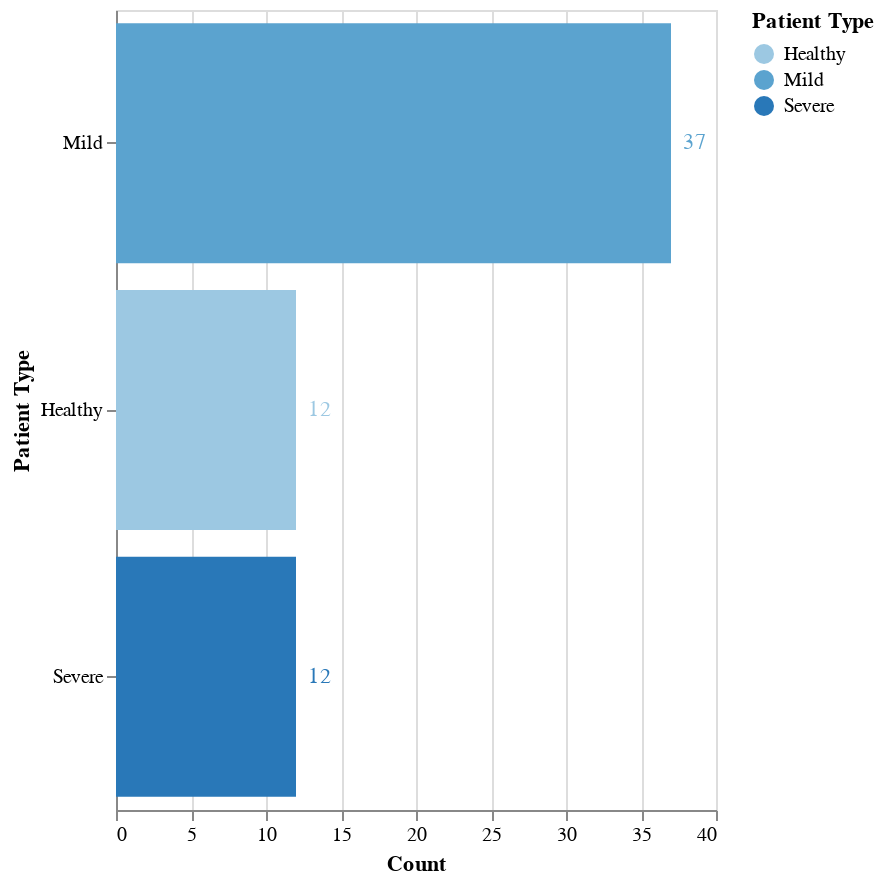

Notebook code for this chart:
### Markdown cell above
# Altair
Intento generar distintos tipos de visualización para presentar la mejor versión final del proyecto.

### Code cell
# visualize the distribution of patients types using altair
patient_types = data['patient_type'].value_counts().reset_index()
patient_types.columns = ['Patient Type', 'Count']
bars = alt.Chart(patient_types).mark_bar().encode(
    x='Count',
    y=alt.Y('Patient Type', sort='-x'),
    color='Patient Type'
)
text = bars.mark_text(
    align='left',
    baseline='middle',
    dx=6
).encode(
    text='Count'
)
chart = (bars + text).properties(height=400)
chart.show()

### Figure 1 — Vega-Lite specification as saved in the notebook (floating-point values rounded to 4 significant figures)
{"config": {"view": {"continuousWidth": 300, "continuousHeight": 300}}, "layer": [{"mark": {"type": "bar"}, "encoding": {"color": {"field": "Patient Type", "sort": ["Healthy", "Mild", "Severe"], "type": "ordinal"}, "x": {"field": "Count", "type": "quantitative"}, "y": {"field": "Patient Type", "sort": "-x", "type": "ordinal"}}}, {"mark": {"type": "text", "align": "left", "baseline": "middle", "dx": 6}, "encoding": {"color": {"field": "Patient Type", "sort": ["Healthy", "Mild", "Severe"], "type": "ordinal"}, "text": {"field": "Count", "type": "quantitative"}, "x": {"field": "Count", "type": "quantitative"}, "y": {"field": "Patient Type", "sort": "-x", "type": "ordinal"}}}], "data": {"name": "data-0e400ae9eb344db936422556369bde93"}, "height": 400, "$schema": "https://vega.github.io/schema/vega-lite/v5.20.1.json", "datasets": {"data-0e400ae9eb344db936422556369bde93": [{"Patient Type": "Mild", "Count": 37}, {"Patient Type": "Healthy", "Count": 12}, {"Patient Type": "Severe", "Count": 12}]}}
